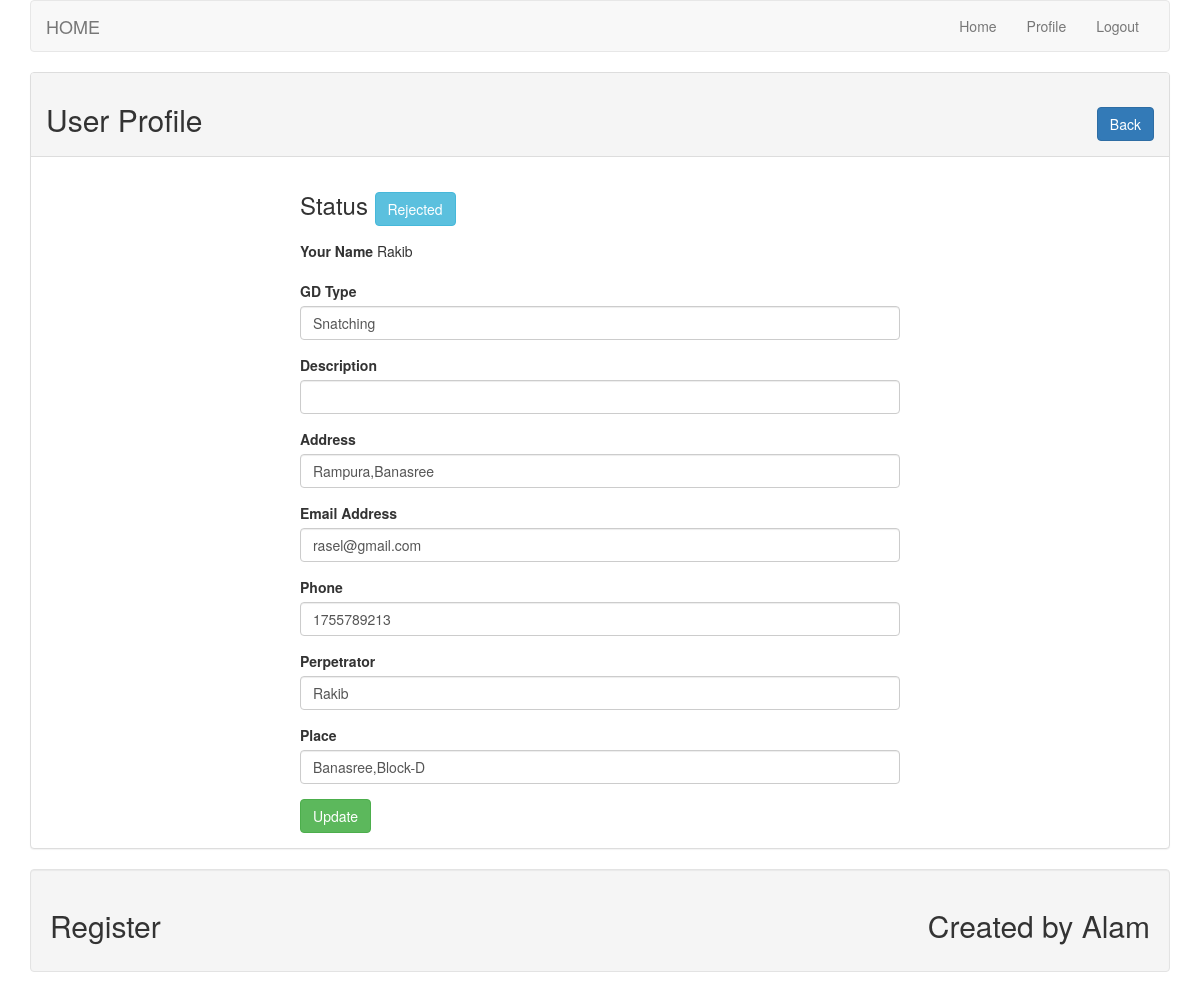
The app's page /profile.php?id=1 (signed in) with its own data.
### tables this page shows
CREATE TABLE `usr_info` (
  `id` int(11) NOT NULL,
  `name` varchar(29) NOT NULL,
  `nid` varchar(99) NOT NULL,
  `address` varchar(99) NOT NULL,
  `email` varchar(29) NOT NULL,
  `phone` int(29) NOT NULL,
  `password` varchar(99) NOT NULL,
  `date` varchar(29) NOT NULL,
  `perpetrator` varchar(29) NOT NULL,
  `incident` text NOT NULL,
  `description` text NOT NULL,
  `place` text NOT NULL,
  `status` varchar(100) NOT NULL
);

### lib/User.php (called while the page is built, shortened)
<?php
 include_once 'Session.php';
 include 'Database.php';
 class User
{
	private $db;
	function __construct()
	{
		$this->db = new Database();
	}
		public function getUserById($userid)
		{
			$sql = "SELECT * FROM usr_info WHERE id = :id LIMIT 1";
			$query = $this->db->pdo->prepare($sql);
			$query->bindValue(':id',$userid);
			$query->execute();
			$result = $query->fetch(PDO::FETCH_OBJ);
			return $result;
		}
	}
?>

### lib/Database.php (called while the page is built)
<?php
 class Database
{
	private $hostdb = "localhost";
	private $userdb = "root";
	private $passdb = "";
	private $namedb = "gd";
	public $pdo;
	public function __construct()
	{
		if (!isset($this->pdo)) {
			try{
				$link = new PDO("mysql:host=".$this->hostdb.";dbname=".$this->namedb,$this->userdb,$this->passdb);
				$link->setAttribute(PDO::ATTR_ERRMODE,PDO::ERRMODE_EXCEPTION);
				$link->exec("SET CHARACTER SET utf8");
				$this->pdo = $link;
			}catch(PDOException $e){
				die("Failed to connect with Database".$e->getMessage());
			}
		}
	}
}
?>

### lib/Session.php (called while the page is built, shortened)
<?php
 class Session
{
	public static function get($key){
		if (isset($_SESSION[$key])) {
			return $_SESSION[$key];
		}else{
			return false;
		}
	}
}
?>

### profile.php (the view, shortened to what this page needs)
<?php
  include 'lib/User.php';
 include 'inc/header.php';
?>
    <?php
if (isset($_GET['id'])) {
 	$userid = (int)$_GET['id'];
 }
 	$user = new User();
 ?>
        <div class="panel panel-default">
            <div class="panel-heading">
                <h2>User Profile<span class="pull-right"><a class="btn btn-primary" href="main.php">Back</a>
			</span>
			</h2> </div>
            <div class="panel-body">
                <div style="max-width: 600px; margin: 0 auto">
                        <?php
			    $userdata = $user->getUserById($userid);
			    if ($userdata) {
			    ?>
                            <form action="" method="POST">
                                <div class="form-group">
                                    <h3>Status&nbsp;<a class="btn btn-info" href="#"><?php echo($userdata->status);?></a>
                                    </h3> </div>
                                <div class="form-group">
                                    <label for="name">Your Name</label> <span><?php echo($userdata->name); ?></span></div>
                                <div class="form-group">
                                    <label for="incident">GD Type</label>
                                    <input type="text" id="incident" name="incident" class="form-control" value="<?php echo($userdata->incident); ?>" /> </div>
                                <div class="form-group">
                                    <label for="description">Description</label>
                                    <input type="text" id="description" name="description" class="form-control" value="<?php echo($userdata->description); ?>" /> </div>
                                <div class="form-group">
                                    <label for="text">Address</label>
                                    <input type="text" id="text" name="address" class="form-control" value="<?php echo($userdata->address); ?>" /> </div>
                                <div class="form-group">
                                    <label for="email">Email Address</label>
                                    <input type="email" id="email" name="email" class="form-control" value="<?php echo($userdata->email); ?>" /> </div>
                                <div class="form-group">
                                    <label for="text">Phone</label>
                                    <input type="text" id="text" name="phone" class="form-control" value="<?php echo($userdata->phone); ?>" /> </div>
                                <div class="form-group">
                                    <label for="text">Perpetrator</label>
                                    <input type="text" id="text" name="perpetrator" class="form-control" value="<?php echo($userdata->perpetrator); ?>" /> </div>
                                <div class="form-group">
                                    <label for="text">Place</label>
                                    <input type="text" id="text" name="place" class="form-control" value="<?php echo($userdata->place); ?>" /> </div>
                                <?php
				$sesId = Session::get("id");
				if ($userid == $sesId) {
				?>
                                    <button type="submit" name="update" class="btn btn-success">Update</button>
                                    <?php } ?>
                            </form>
                            <?php } ?>
                </div>
            </div>
        </div>
        <?php
include 'inc/footer.php';
?>

### records on screen
usr_info: status "Rejected", name "Rakib", incident "Snatching", address "Rampura,Banasree", email "rasel@gmail.com", phone "1755789213", perpetrator "Rakib", place "Banasree,Block-D"
